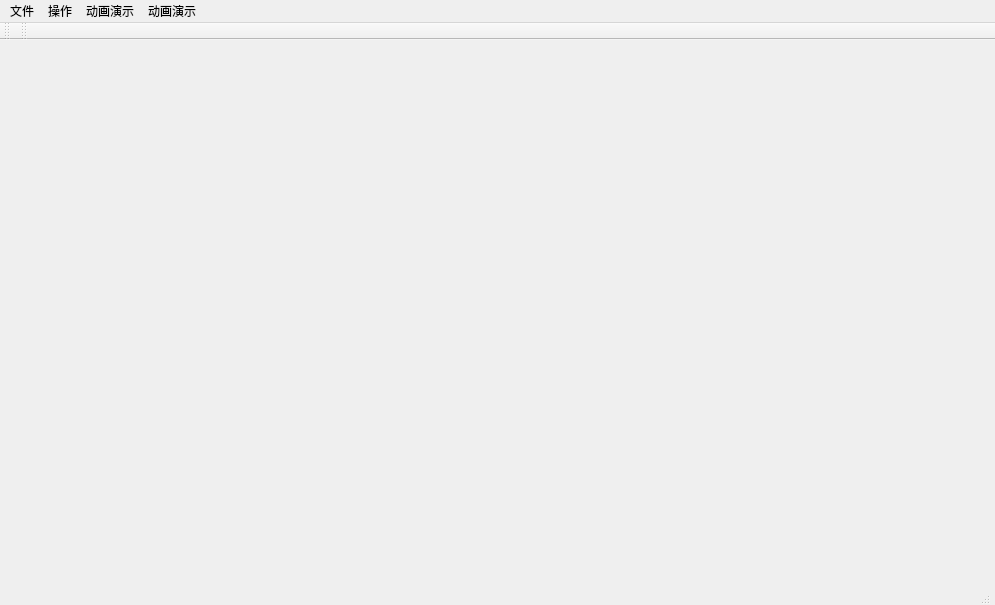
<?xml version="1.0" encoding="UTF-8"?>
<ui version="4.0">
 <class>LECPClass</class>
 <widget class="QMainWindow" name="LECPClass">
  <property name="geometry">
   <rect>
    <x>0</x>
    <y>0</y>
    <width>995</width>
    <height>605</height>
   </rect>
  </property>
  <property name="windowTitle">
   <string>LECP</string>
  </property>
  <widget class="QWidget" name="centralWidget">
   <widget class="QStatusBar" name="statusBar">
    <property name="geometry">
     <rect>
      <x>0</x>
      <y>547</y>
      <width>991</width>
      <height>21</height>
     </rect>
    </property>
   </widget>
  </widget>
  <widget class="QMenuBar" name="menuBar">
   <property name="geometry">
    <rect>
     <x>0</x>
     <y>0</y>
     <width>995</width>
     <height>21</height>
    </rect>
   </property>
   <widget class="QMenu" name="menu">
    <property name="title">
     <string>操作</string>
    </property>
    <addaction name="polar_angle_sort"/>
    <addaction name="sortedDCEL"/>
    <addaction name="create_VG"/>
    <addaction name="actionConvex_Chain"/>
    <addaction name="randomPoints"/>
   </widget>
   <widget class="QMenu" name="menu_2">
    <property name="title">
     <string>文件</string>
    </property>
    <addaction name="saveFile"/>
    <addaction name="openFile"/>
    <addaction name="reset"/>
   </widget>
   <widget class="QMenu" name="menu_3">
    <property name="title">
     <string>动画演示</string>
    </property>
    <addaction name="DCEL_animation"/>
    <addaction name="clearDCELAnimation"/>
   </widget>
   <widget class="QMenu" name="menu_show">
    <property name="title">
     <string>动画演示</string>
    </property>
    <addaction name="sortMenu"/>
    <addaction name="vgMenu"/>
    <addaction name="chainMenu"/>
   </widget>
   <action name="polar_angle_sort">
    <property name="text">
     <string>极角排序（naive）</string>
    </property>
   </action>
   <action name="create_VG">
    <property name="text">
     <string>生成vg图</string>
    </property>
   </action>
   <action name="saveFile">
    <property name="icon">
     <iconset resource="lecp.qrc">
      <normaloff>:/Resources/save.ico</normaloff>:/Resources/save.ico</iconset>
    </property>
    <property name="text">
     <string>save file</string>
    </property>
   </action>
   <action name="openFile">
    <property name="text">
     <string>open file</string>
    </property>
   </action>
   <action name="sortedDCEL">
    <property name="text">
     <string>极角排序（DCEL）</string>
    </property>
   </action>
   <action name="sortMenu">
    <property name="text">
     <string>final result</string>
    </property>
   </action>
   <action name="vgMenu">
    <property name="text">
     <string>all points animation</string>
    </property>
   </action>
   <action name="chainMenu">
    <property name="text">
     <string>simple point animation</string>
    </property>
   </action>
   <action name="DCEL_animation">
    <property name="text">
     <string>DCEL极角排序动画</string>
    </property>
   </action>
   <action name="clearDCELAnimation">
    <property name="text">
     <string>清楚DCEL动画演示</string>
    </property>
   </action>
   <action name="reset">
    <property name="text">
     <string>重置</string>
    </property>
   </action>
   <addaction name="menu_2"/>
   <addaction name="menu"/>
   <addaction name="menu_3"/>
   <addaction name="menu_show"/>
  </widget>
  <widget class="QToolBar" name="showContent">
   <property name="windowTitle">
    <string>toolBar</string>
   </property>
   <attribute name="toolBarArea">
    <enum>TopToolBarArea</enum>
   </attribute>
   <attribute name="toolBarBreak">
    <bool>false</bool>
   </attribute>
  </widget>
  <widget class="QToolBar" name="showControl">
   <property name="windowTitle">
    <string>toolBar</string>
   </property>
   <attribute name="toolBarArea">
    <enum>TopToolBarArea</enum>
   </attribute>
   <attribute name="toolBarBreak">
    <bool>false</bool>
   </attribute>
  </widget>
  <action name="randomPoints">
   <property name="text">
    <string>随机点生成</string>
   </property>
  </action>
  <action name="actionConvex_Chain">
   <property name="text">
    <string>Convex Chain</string>
   </property>
  </action>
 </widget>
 <layoutdefault spacing="6" margin="11"/>
 <resources>
  <include location="lecp.qrc"/>
 </resources>
 <connections/>
</ui>
